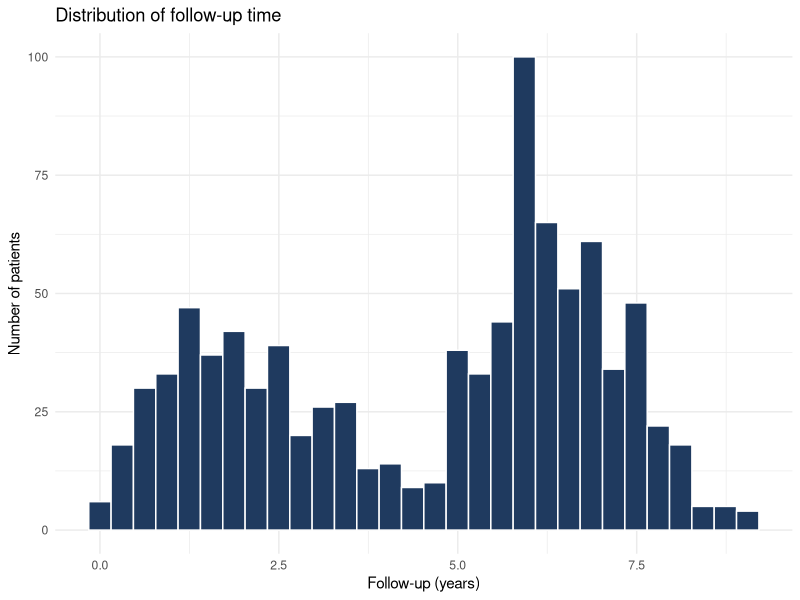
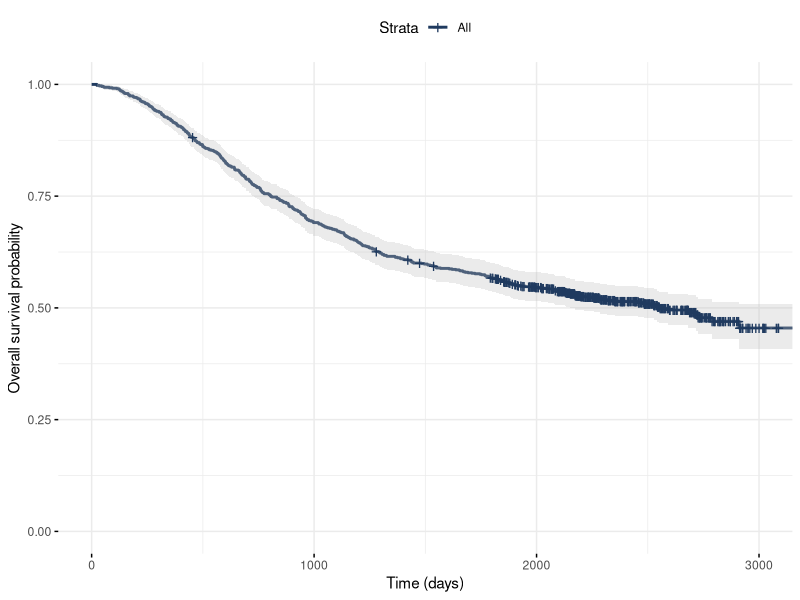
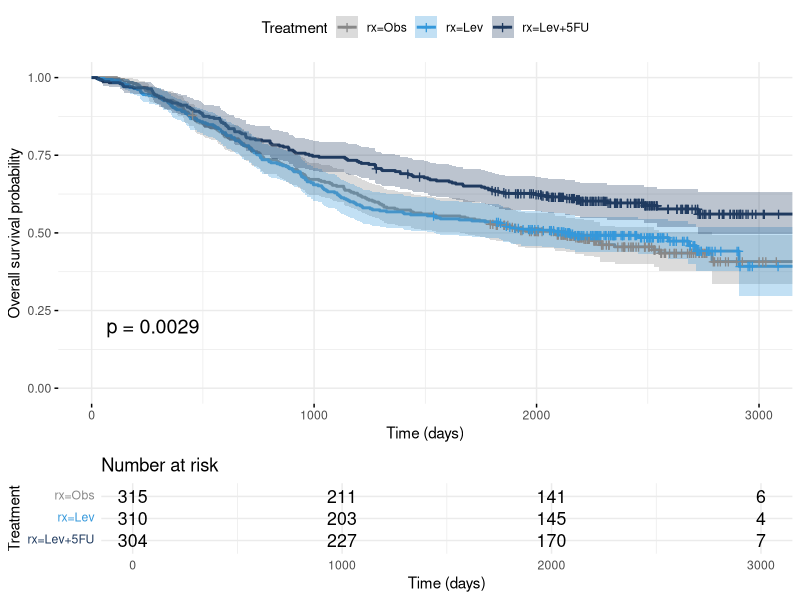
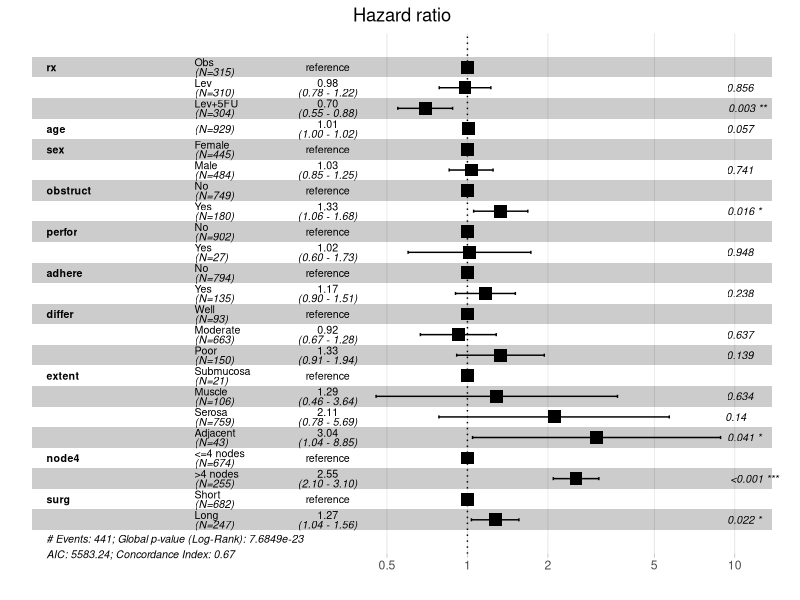
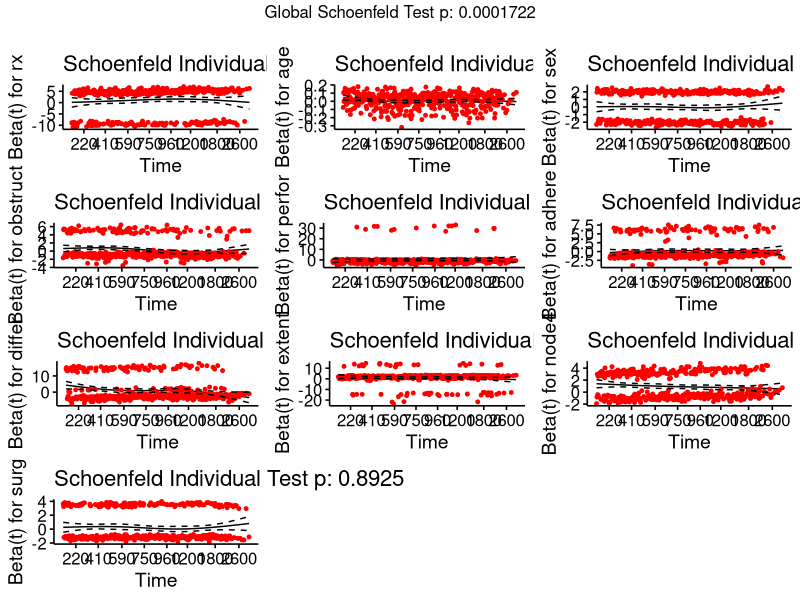

Recreate these plots in R, in order.
## ---- chunk 1
knitr::opts_chunk$set(echo = TRUE, warning = FALSE, message = FALSE,
                      fig.path = here::here("figures", ""), fig.width = 8, fig.height = 6)
## ---- chunk 2
library(survival)
library(survminer)
library(dplyr)
library(ggplot2)
library (here)
## ---- chunk 3
data(colon)

# etype == 2 : événement de décès (etype == 1 = récidive).
# Sans ce filtre, chaque patient apparaît deux fois — biais majeur.
df <- colon %>%
  filter(etype == 2) %>%
  mutate(
    rx       = factor(rx, levels = c("Obs", "Lev", "Lev+5FU")),
    sex      = factor(sex, labels = c("Female", "Male")),
    obstruct = factor(obstruct, labels = c("No", "Yes")),
    perfor   = factor(perfor,   labels = c("No", "Yes")),
    adhere   = factor(adhere,   labels = c("No", "Yes")),
    differ   = factor(differ,   labels = c("Well", "Moderate", "Poor")),
    extent   = factor(extent,   labels = c("Submucosa", "Muscle", "Serosa", "Adjacent")),
    node4    = factor(node4,    labels = c("<=4 nodes", ">4 nodes")),
    surg     = factor(surg,     labels = c("Short", "Long"))
  )

dim(df)
summary(df$rx)
## ---- chunk 4
# Distribution du temps de suivi
ggplot(df, aes(x = time / 365.25)) +
  geom_histogram(bins = 30, fill = "#1F3A5F", colour = "white") +
  labs(x = "Follow-up (years)", y = "Number of patients",
       title = "Distribution of follow-up time") +
  theme_minimal()

# Taux d'événement par bras de traitement
df %>%
  group_by(rx) %>%
  summarise(n = n(),
            deaths = sum(status),
            event_rate = round(mean(status), 3))
## ---- chunk 5
fit_overall <- survfit(Surv(time, status) ~ 1, data = df)
ggsurvplot(fit_overall, data = df,
           conf.int = TRUE,
           xlab = "Time (days)", ylab = "Overall survival probability",
           palette = "#1F3A5F",
           ggtheme = theme_minimal())
## ---- chunk 6
fit_treatment <- survfit(Surv(time, status) ~ rx, data = df)

ggsurvplot(fit_treatment, data = df,
           conf.int = TRUE,
           pval = TRUE,           # p-value du test du log-rank
           risk.table = TRUE,     # tableau du nombre de sujets à risque
           xlab = "Time (days)", ylab = "Overall survival probability",
           legend.title = "Treatment",
           palette = c("#888888", "#3498DB", "#1F3A5F"),
           ggtheme = theme_minimal())
## ---- chunk 7
# Le test global ne dit pas quel bras porte le bénéfice.
# Contrastes par paire contre le bras observation.
pairwise_logrank <- function(arm) {
  sub <- df %>%
    filter(rx %in% c("Obs", arm)) %>%
    mutate(rx = droplevels(rx))
  lr <- survdiff(Surv(time, status) ~ rx, data = sub)
  p  <- 1 - pchisq(lr$chisq, df = 1)
  data.frame(comparison = paste(arm, "vs Obs"),
             chisq = round(lr$chisq, 2),
             p = format.pval(p, digits = 3, eps = 1e-4))
}

bind_rows(lapply(c("Lev", "Lev+5FU"), pairwise_logrank))
## ---- chunk 8
cox_uni <- coxph(Surv(time, status) ~ rx, data = df)
summary(cox_uni)
## ---- chunk 9
cox_multi <- coxph(Surv(time, status) ~ rx + age + sex + obstruct +
                                          perfor + adhere + differ +
                                          extent + node4 + surg,
                   data = df)
summary(cox_multi)
## ---- chunk 10
cat("Univariate model   — n =", cox_uni$n,   ", events =", cox_uni$nevent, "\n")
cat("Multivariate model — n =", cox_multi$n, ", events =", cox_multi$nevent, "\n")
cat("Rows dropped due to missing covariates:", nrow(df) - cox_multi$n, "\n\n")

# Laisser le code nommer la variable responsable plutôt que de l'affirmer.
covars    <- all.vars(formula(cox_multi))[-(1:2)]
na_counts <- colSums(is.na(df[, covars, drop = FALSE]))
print(na_counts[na_counts > 0])
## ---- chunk 11
cox_nodiffer <- coxph(Surv(time, status) ~ rx + age + sex + obstruct +
                        perfor + adhere + extent + node4 + surg,
                      data = df)

data.frame(
  model = c("With differ (complete cases)", "Without differ (all patients)"),
  n     = c(cox_multi$n, cox_nodiffer$n),
  HR    = round(c(summary(cox_multi)$conf.int["rxLev+5FU", "exp(coef)"],
                  summary(cox_nodiffer)$conf.int["rxLev+5FU", "exp(coef)"]), 3)
)
## ---- chunk 12
ggforest(cox_multi, data = df)
## ---- chunk 13
ph_test <- cox.zph(cox_multi)
ph_test

ph_global_p <- ph_test$table["GLOBAL", "p"]
## ---- chunk 14
ggcoxzph(ph_test)
## ---- chunk 15
sessionInfo()
